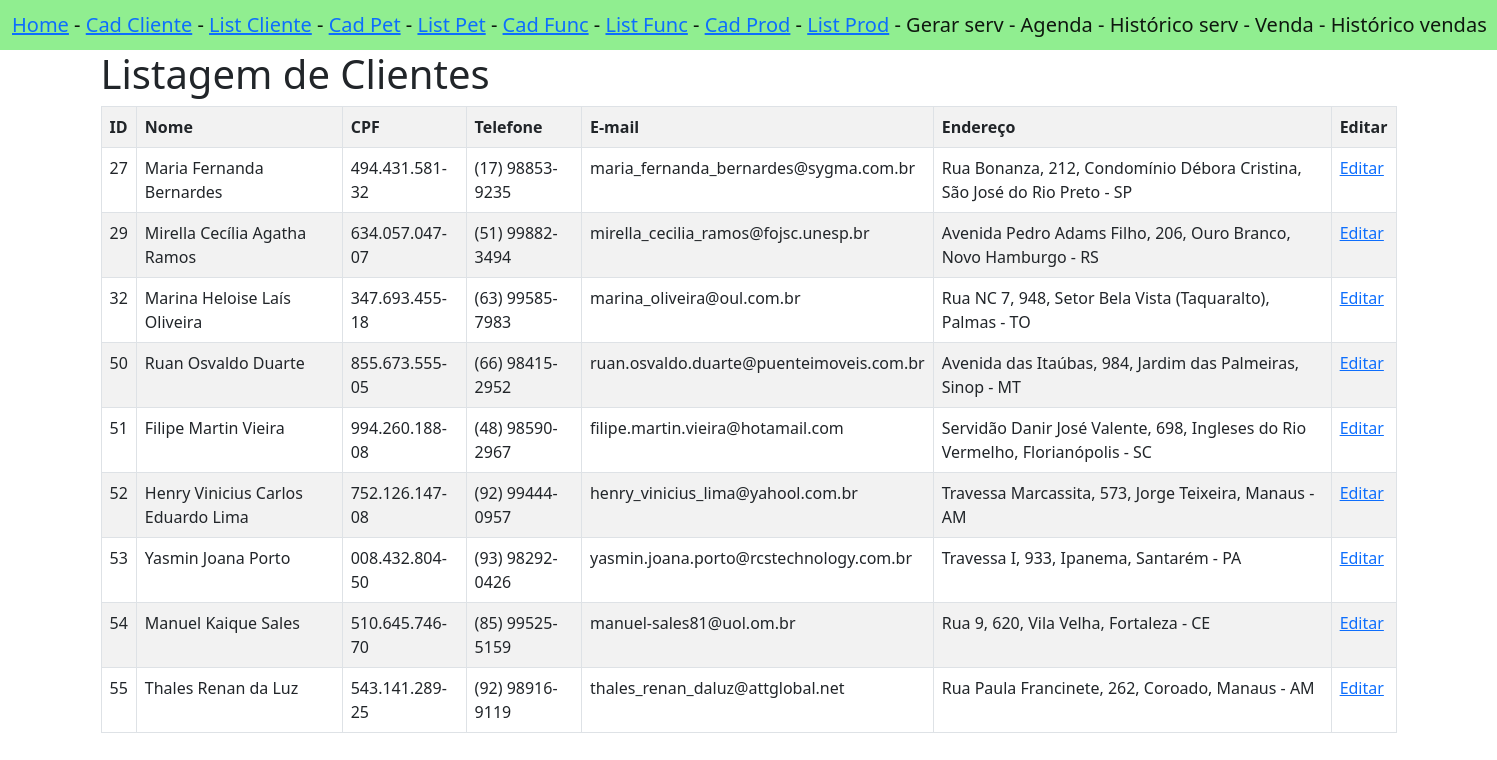
The page /listarClientes/ on the database as committed earlier.
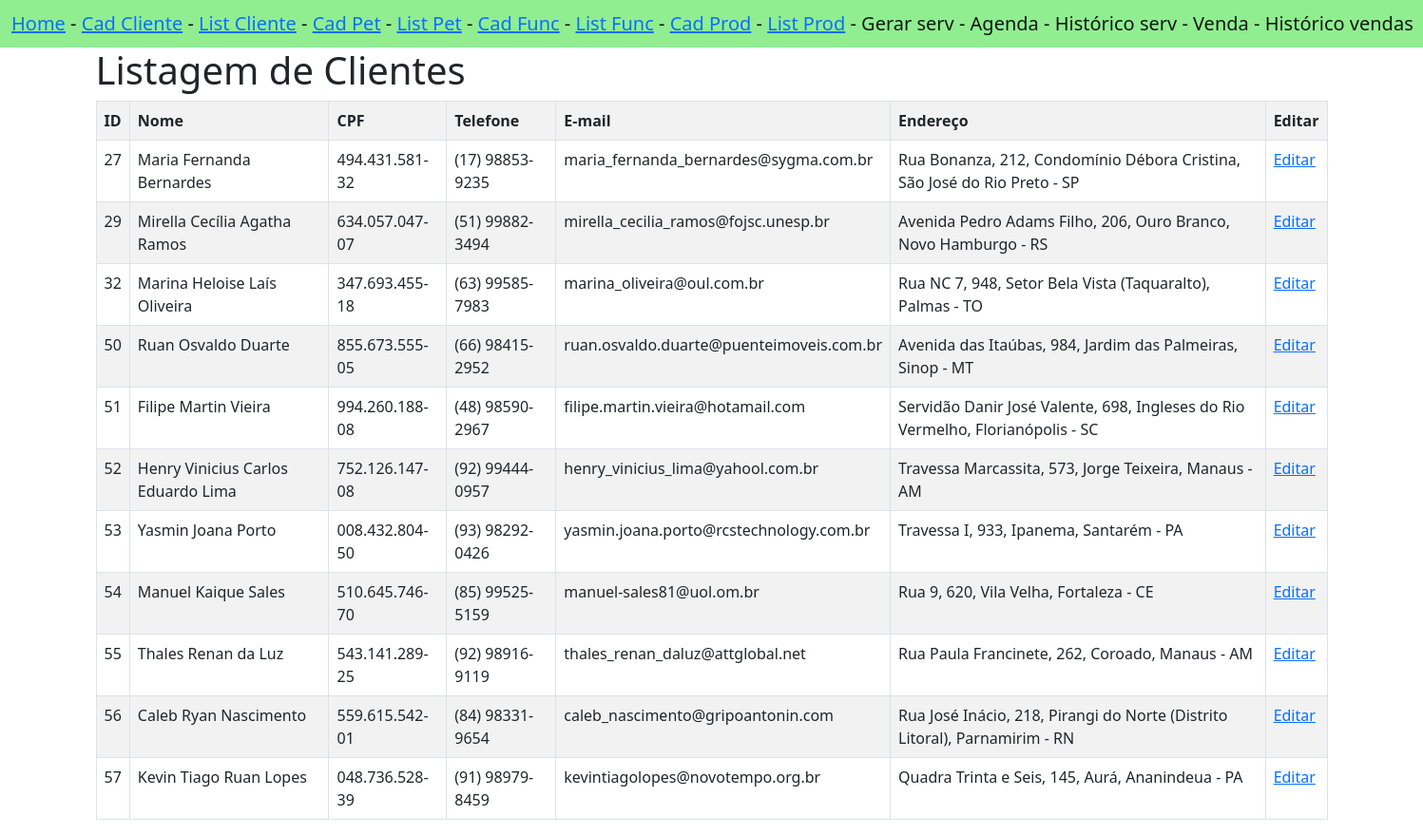
The same page on the database as committed later.
### appPetPlanet/models.py (models this page shows)
class Cliente(models.Model):
    id_cliente = models.AutoField(primary_key=True)
    cpf = models.TextField()
    nome = models.TextField()
    email = models.TextField()
    telefone = models.TextField()
    endereco = models.TextField()

### appPetPlanet/views.py (the view)
# urls.py: path('listarClientes/', views.listarClientes, name='listarClientes'),
def listarClientes(request):
    clientes = {
        'clientes': Cliente.objects.all()
    }
    return render(request, 'cliente/listarClientes.html', clientes)

### appPetPlanet/templates/cliente/listarClientes.html
{% extends 'navBar.html' %}
{% block conteudo %}
<div class="container">
    <h1>Listagem de Clientes</h1>
    <table class="table table-bordered table-striped">
        <tr>
            <th>ID</th>
            <th>Nome</th>
            <th>CPF</th>
            <th>Telefone</th>
            <th>E-mail</th>
            <th>Endereço</th>
            <th>Editar</th>
        </tr>
        {% for cliente in clientes %}
        <tr>
            <td>{{cliente.id_cliente}}</td>
            <td>{{cliente.nome}}</td>
            <td>{{cliente.cpf}}</td>
            <td>{{cliente.telefone}}</td>
            <td>{{cliente.email}}</td>
            <td>{{cliente.endereco}}</td>
            <td><a href="{% url 'infoCliente' %}{{cliente.id_cliente}}">Editar</a></td>
        </tr>
        {% endfor %}
    </table>
</div>
{% endblock %}

Rows that differ between the two databases and show on the page:
added Cliente: id_cliente "56", nome "Caleb Ryan Nascimento", cpf "559.615.542-01", telefone "(84) 98331-9654", email "caleb_nascimento@gripoantonin.com", endereco "Rua José Inácio, 218, Pirangi do Norte (Distrito Litoral), Parnamirim - RN"
added Cliente: id_cliente "57", nome "Kevin Tiago Ruan Lopes", cpf "048.736.528-39", telefone "(91) 98979-8459", email "kevintiagolopes@novotempo.org.br", endereco "Quadra Trinta e Seis, 145, Aurá, Ananindeua - PA"
